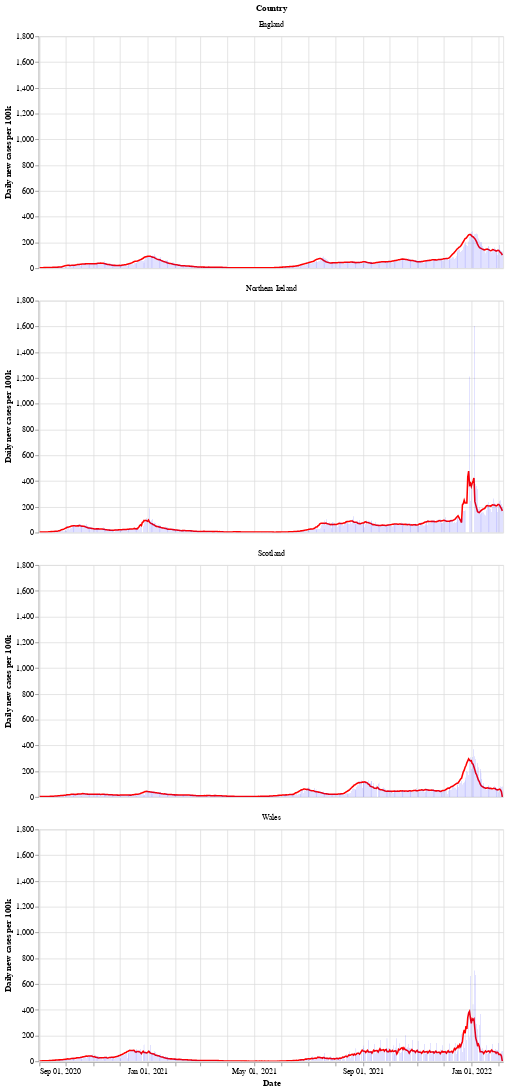

The cell this chart's notebook holds for it:
### Markdown cell above
Next is a bar chart of the number of new cases in each country (per 100k population), with the 7 day moving average of cases. Again we see that Wales saw a longer period of raising and falling cases compared to the other countries.

After a period of cases falling, each nation is now seeing a rise in the number of cases - especially in Wales.

### Code cell
# collapse
bars = alt.Chart(uk_cases).mark_bar().encode(
    x=alt.X("yearmonthdate(date):T", axis=alt.Axis(title='Date')),
    y=alt.Y("newCasesRate:Q", axis=alt.Axis(title='Daily new cases per 100k')),
    tooltip='newCasesRate',
    color=alt.condition(
        alt.datum.dailyChange > 0,
        alt.value("orange"),  # The positive color
        alt.value("blue")  # The negative color
    )
).properties(title='New cases per 100k population with rolling 7 day average', width=600).interactive()
line = alt.Chart(uk_cases).mark_line(
    color='red',
    size=2,
).transform_window(
    rolling_mean='mean(newCasesRate)',
    frame=[0, 7],
    groupby=['areaName']
).encode(
    x='yearmonthdate(date):T',
    y='rolling_mean:Q'
)
alt.layer(line, bars, data=uk_cases).facet(alt.Row('areaName', title='Country'), columns=1)

### Figure 1 — Vega-Lite specification as saved in the notebook (floating-point values rounded to 4 significant figures; data arrays with more than 128 entries replaced by an {"elided": "..."} marker saying what was removed)
{"config": {"view": {"continuousWidth": 400, "continuousHeight": 300}}, "data": {"name": "data-1c8d353ba0735b4bacc05f34c76c919b"}, "facet": {"type": "nominal", "field": "areaName", "title": "Country"}, "spec": {"layer": [{"mark": {"type": "line", "color": "red", "size": 2}, "encoding": {"x": {"type": "temporal", "field": "date", "timeUnit": "yearmonthdate"}, "y": {"type": "quantitative", "field": "rolling_mean"}}, "transform": [{"window": [{"op": "mean", "field": "newCasesRate", "as": "rolling_mean"}], "frame": [0, 7], "groupby": ["areaName"]}]}, {"mark": "bar", "encoding": {"color": {"condition": {"value": "orange", "test": "(datum.dailyChange > 0)"}, "value": "blue"}, "tooltip": {"type": "quantitative", "field": "newCasesRate"}, "x": {"type": "temporal", "axis": {"title": "Date"}, "field": "date", "timeUnit": "yearmonthdate"}, "y": {"type": "quantitative", "axis": {"title": "Daily new cases per 100k"}, "field": "newCasesRate"}}, "selection": {"selector002": {"type": "interval", "bind": "scales", "encodings": ["x", "y"]}}, "title": "New cases per 100k population with rolling 7 day average", "width": 600}]}, "columns": 1, "$schema": "https://vega.github.io/schema/vega-lite/v4.8.1.json", "datasets": {"data-1c8d353ba0735b4bacc05f34c76c919b": {"elided": "2092 records"}}}
